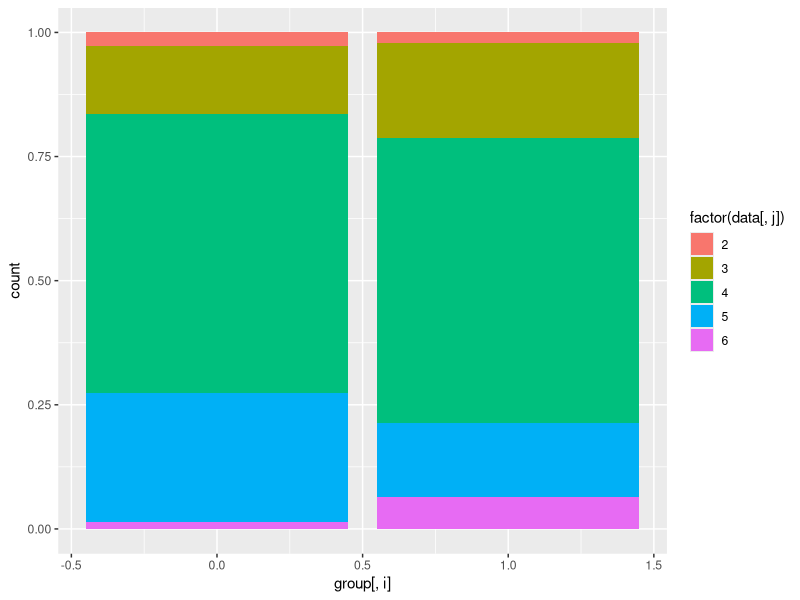
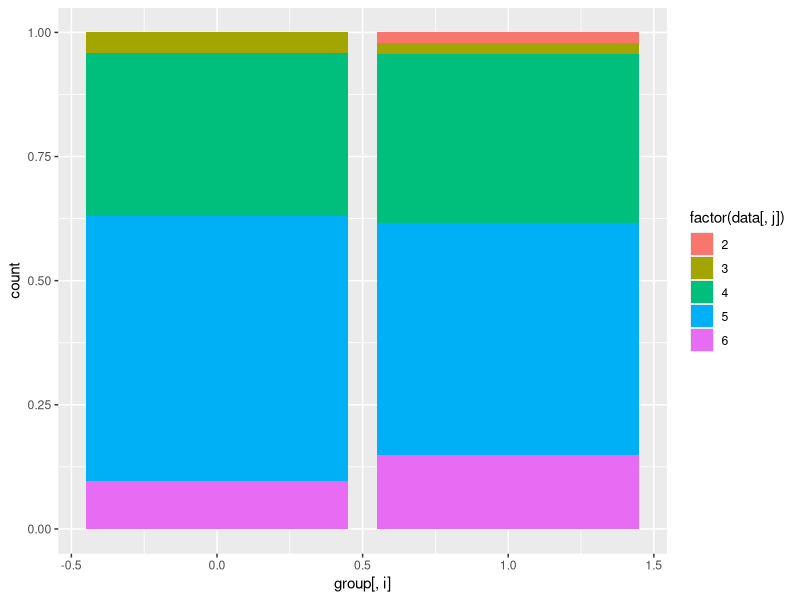
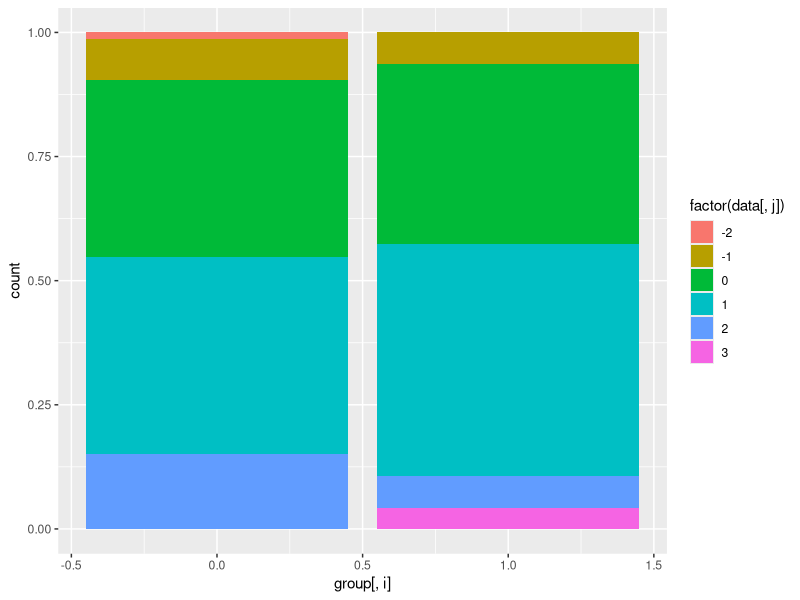
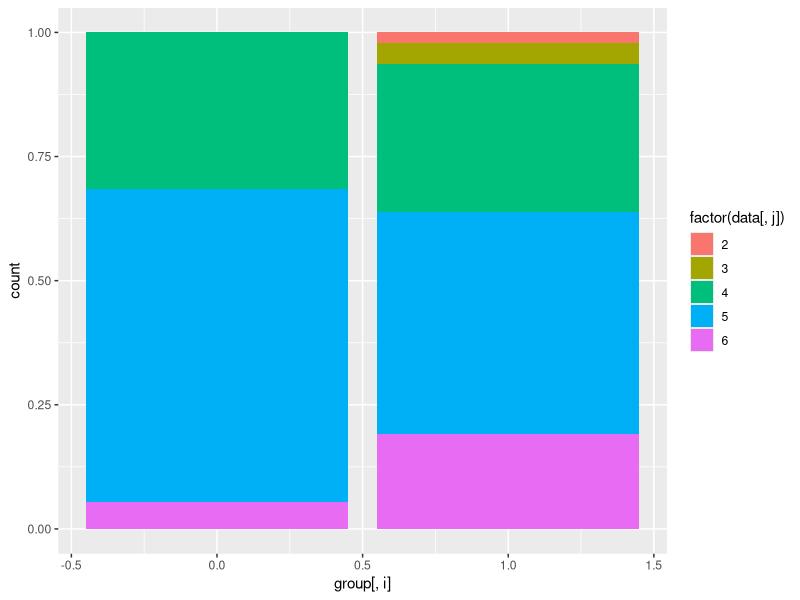
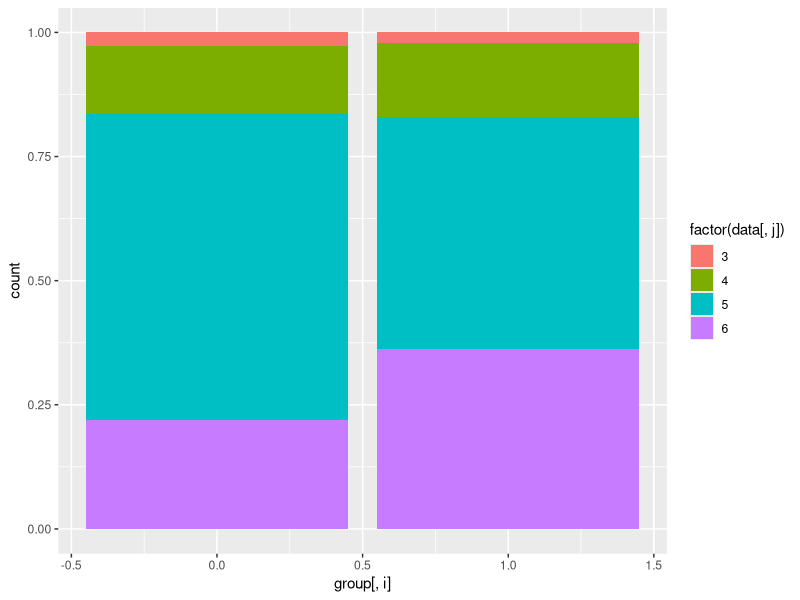
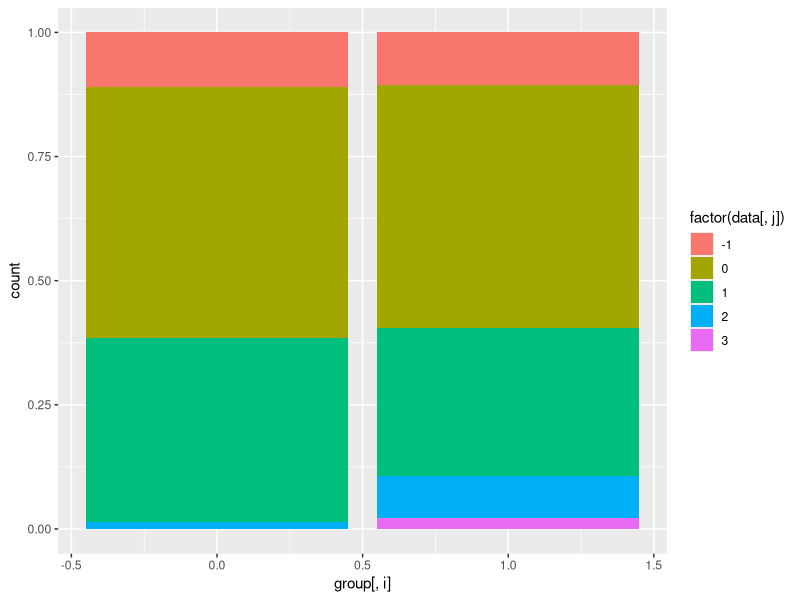
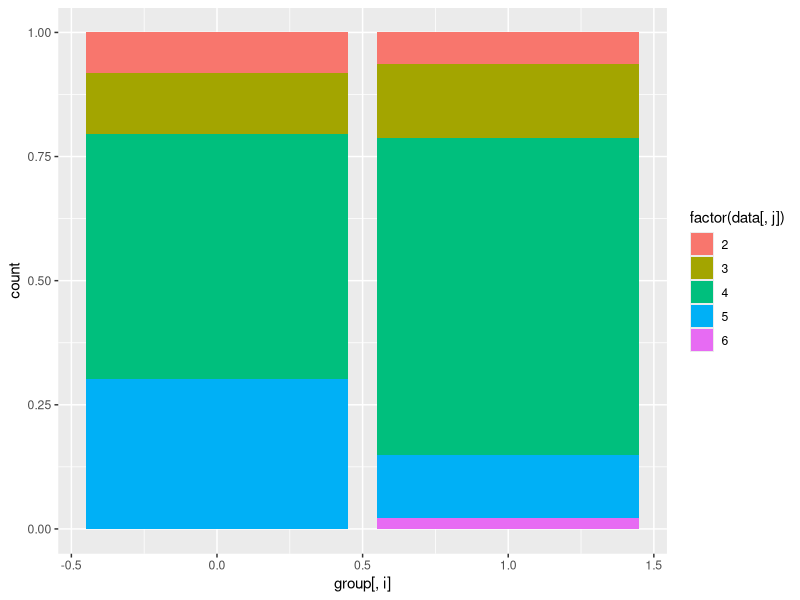
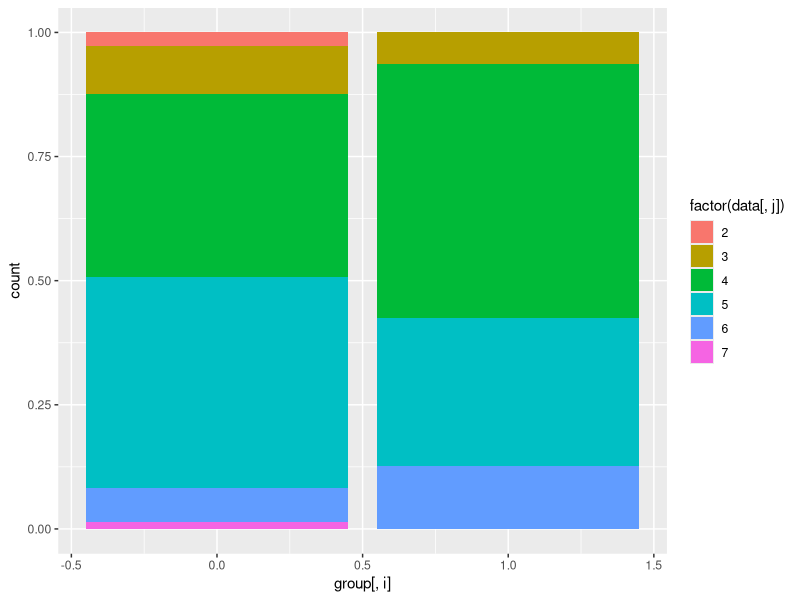

Reproduce these figures in R, in order. (Note: this script raises an error after producing the figures.)
install.packages("ggplot2")
library(ggplot2)

#Import csv file, auto-convert N/A as NA, preserve original column names
rawdata <- read.csv("201617T1 KM Gaming 0220(finalized) (student version).csv", header = TRUE, sep = ",", na.strings=c("NA", "BLANK", "MULT", "ERROR #3100", "#VALUE!", "Not Asked"), check.names = FALSE, stringsAsFactors = FALSE)

#group by 1)sex 2)faculty 3) english proficiency 4)year of study 5)Q46 also, then compare it with the result grouped by game, using chi-square test
#analyse also grade, quiz, rj
#better labeling in graphs

data <- read.csv("data.csv", header = TRUE, sep = ",",row.names = 1)
group <- read.csv("group.csv", header = TRUE, sep = ",", na.string=c("NA","Others"),row.names = 1)

for(i in 1:ncol(group))
{
  for(j in 1:ncol(data))
  {
    png(paste(names(group)[i],"_",names(data)[j],".png",sep=""))
    print(
      ggplot(data)+
      aes(x=group[,i], fill=factor(data[,j])) +
      geom_bar(position = "fill"))
    dev.off()
  }
}
